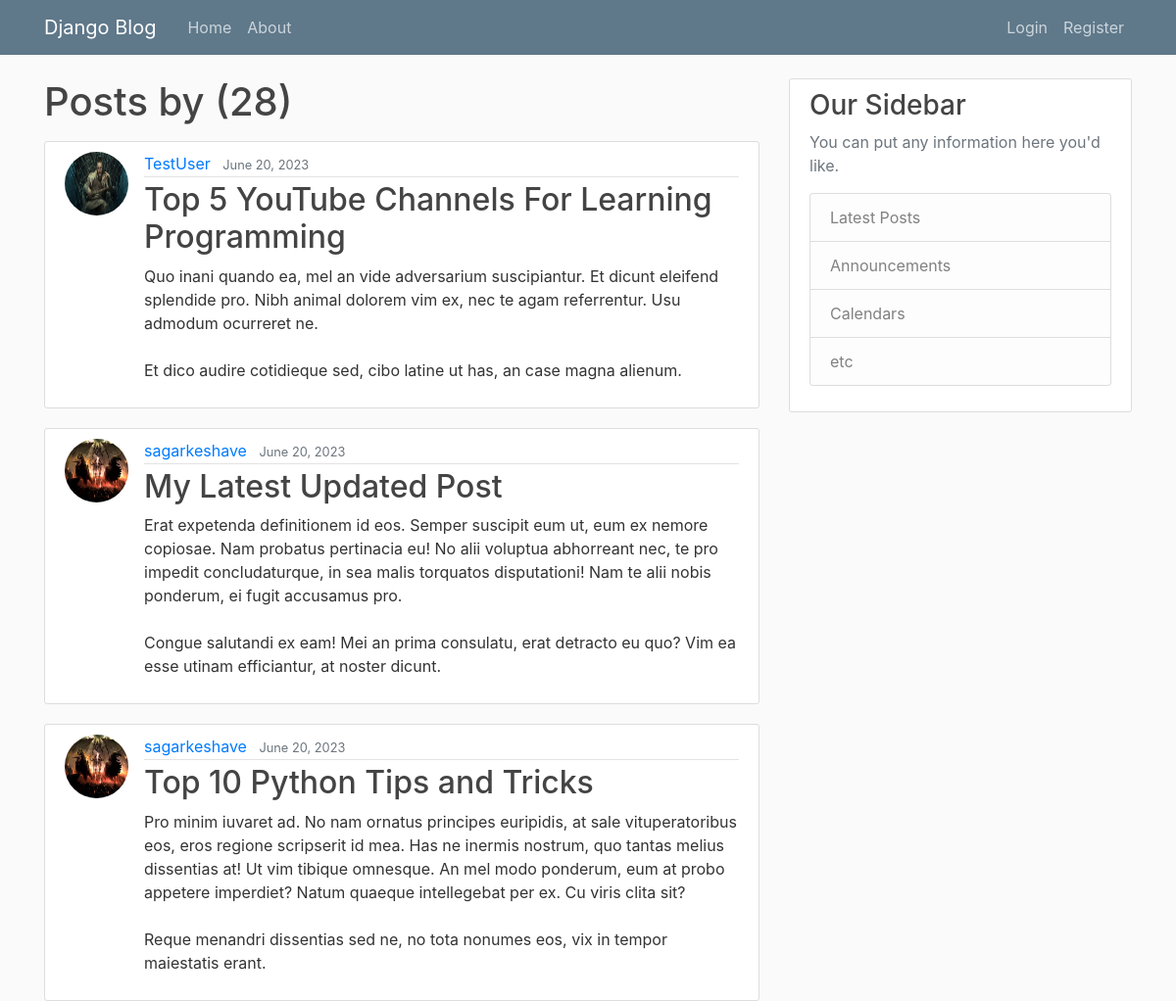
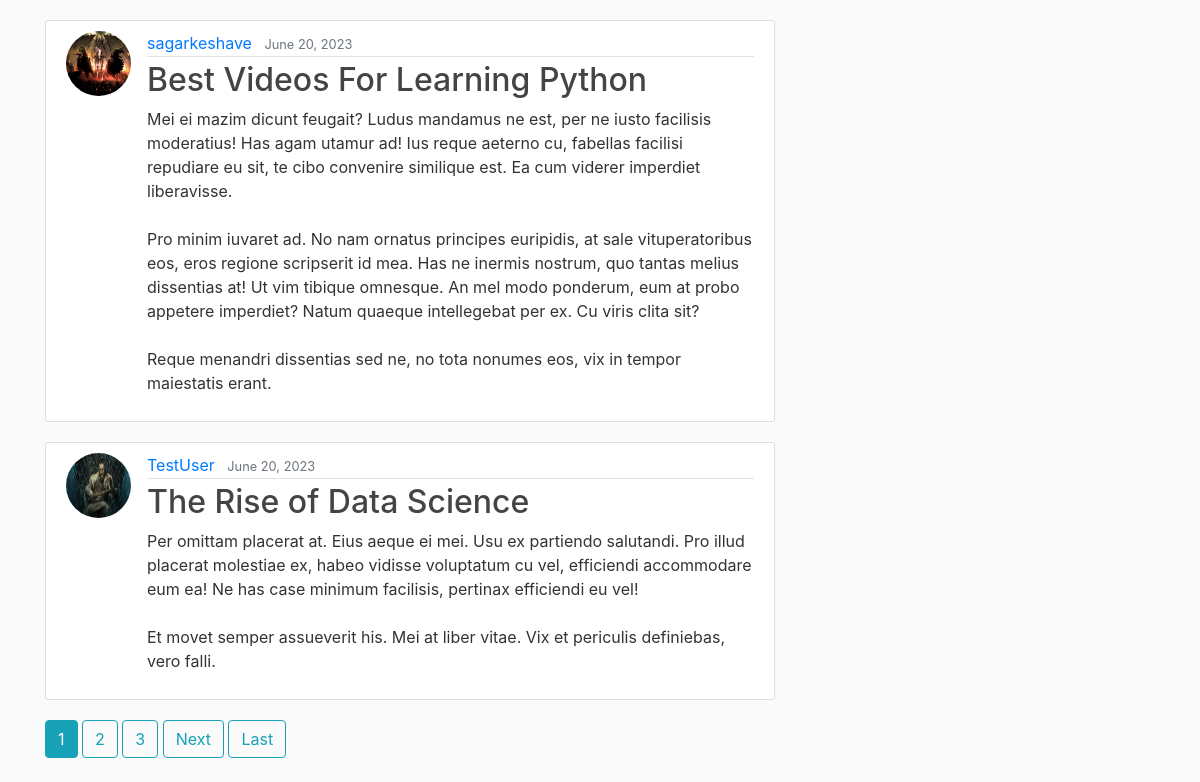
The page / on the database its author committed (2 pictures, top to bottom).
### blog/models.py (models this page shows, shortened)
class Post(models.Model):
    title = models.CharField(max_length=100)
    content = models.TextField()
    date_posted = models.DateTimeField(default=timezone.now)
    author = models.ForeignKey(User, on_delete=models.CASCADE)

### users/models.py (models this page shows, shortened)
class Profile(models.Model):
    user = models.OneToOneField(User, on_delete=models.CASCADE)
    image = models.ImageField(default='default.jpg', upload_to='profile_pics')

### blog/views.py (the view)
# urls.py: path('', PostListView.as_view(), name='blog-home'),
class PostListView(ListView):
    model = Post
    template_name = 'blog/home.html'  # <app>/<model>_<viewtype>.html
    context_object_name = 'posts'
    ordering = ['-date_posted']
    paginate_by = 5

### blog/templates/blog/home.html (shortened to what this page needs)
{% extends "blog/base.html" %}
{% block content %}
    <h1 class="mb-3">Posts by {{ view.kwargs.username }} ({{ page_obj.paginator.count }})</h1>
    {% for post in posts %}
        <article class="media content-section">
          <img class="rounded-circle article-img" src="{{ post.author.profile.image.url }}">
          <div class="media-body">
            <div class="article-metadata">
              <a class="mr-2" href="{% url 'user-posts' post.author.username %}">{{ post.author }}</a>
              <small class="text-muted">{{ post.date_posted|date:"F d, Y" }}</small>
            </div>
            <h2><a class="article-title" href="{% url 'post-detail' post.id %}">{{ post.title }}</a></h2>
            <p class="article-content">{{ post.content }}</p>
          </div>
        </article>
    {% endfor %}
    {% if is_paginated %}
      {% for num in page_obj.paginator.page_range %}
        {% if page_obj.number == num %}
          <a class="btn btn-info mb-4" href="?page={{ num }}">{{ num }}</a>
        {% elif num > page_obj.number|add:'-3' and num < page_obj.number|add:'3' %}
          <a class="btn btn-outline-info mb-4" href="?page={{ num }}">{{ num }}</a>
        {% endif %}
      {% endfor %}
      {% if page_obj.has_next %}
        <a class="btn btn-outline-info mb-4" href="?page={{ page_obj.next_page_number }}">Next</a>
        <a class="btn btn-outline-info mb-4" href="?page={{ page_obj.paginator.num_pages }}">Last</a>
      {% endif %}
    {% endif %}
{% endblock content %}

### blog/templates/blog/base.html (shortened to what this page needs)
{% load static %}
<!DOCTYPE html>
<html>
<head>
    <link rel="stylesheet" href="https://maxcdn.bootstrapcdn.com/bootstrap/4.0.0/css/bootstrap.min.css">
    <link rel="stylesheet" type="text/css" href="{% static 'blog/main.css' %}">
</head>
<body>
    <header class="site-header">
      <nav class="navbar navbar-expand-md navbar-dark bg-steel fixed-top">
        <div class="container">
          <a class="navbar-brand mr-4" href="{% url 'blog-home' %}">Django Blog</a>
          <div class="collapse navbar-collapse" id="navbarToggle">
            <div class="navbar-nav mr-auto">
              <a class="nav-item nav-link" href="{% url 'blog-home' %}">Home</a>
              <a class="nav-item nav-link" href="{% url 'blog-about' %}">About</a>
            </div>
            <div class="navbar-nav">
              {% if user.is_authenticated %}
                <a class="nav-item nav-link" href="{% url 'post-create' %}">New Post</a>
                <a class="nav-item nav-link" href="{% url 'profile' %}">Profile</a>
                <a class="nav-item nav-link" href="{% url 'logout' %}">Logout</a>
              {% else %}
                <a class="nav-item nav-link" href="{% url 'login' %}">Login</a>
                <a class="nav-item nav-link" href="{% url 'register' %}">Register</a>
              {% endif %}
            </div>
          </div>
        </div>
      </nav>
    </header>
    <main role="main" class="container">
      <div class="row">
        <div class="col-md-8">
          {% block content %}{% endblock %}
        </div>
        <div class="col-md-4">
          <div class="content-section">
            <h3>Our Sidebar</h3>
            <p class='text-muted'>You can put any information here you'd like.
              <ul class="list-group">
                <li class="list-group-item list-group-item-light">Latest Posts</li>
                <li class="list-group-item list-group-item-light">Announcements</li>
                <li class="list-group-item list-group-item-light">Calendars</li>
                <li class="list-group-item list-group-item-light">etc</li>
              </ul>
            </p>
          </div>
        </div>
      </div>
    </main>
</body>
</html>

### blog/static/blog/main.css (style rules this page uses)
body { background: #fafafa; color: #333333; margin-top: 5rem; }
h1, h2, h3, h4, h5, h6 { color: #444444; }
ul { margin: 0; }
.bg-steel { background-color: #5f788a; }
.site-header .navbar-nav .nav-link { color: #cbd5db; }
.content-section { background: #ffffff; padding: 10px 20px; border: 1px solid #dddddd; border-radius: 3px; margin-bottom: 20px; }
.article-title { color: #444444; }
.article-content { white-space: pre-line; }
.article-img { height: 65px; width: 65px; margin-right: 16px; }
.article-metadata { padding-bottom: 1px; margin-bottom: 4px; border-bottom: 1px solid #e3e3e3 }

### rows shown on the page
Post: author.profile.image (placeholder picture), author "TestUser", date_posted "June 20, 2023", title "Top 5 YouTube Channels For Learning Programming", content "Quo inani quando ea, mel an vide adversarium suscipiantur. Et dicunt eleifend splendide pro. Nibh animal dolorem vim ex, nec te agam referrentur. Usu admodum ocurreret ne. Et dico audire cotidieque sed, cibo latine ut has, an case magna alienum."
Post: author.profile.image (picture), author "sagarkeshave", date_posted "June 20, 2023", title "My Latest Updated Post", content "Erat expetenda definitionem id eos. Semper suscipit eum ut, eum ex nemore copiosae. Nam probatus pertinacia eu! No alii voluptua abhorreant nec, te pro impedit concludaturque, in sea malis torquatos disputationi! Nam te alii nobis ponderum, ei fugit accusamus pro. Congue salutandi ex eam! Mei an prima consulatu, erat detracto eu quo? Vim ea esse utinam efficiantur, at noster dicunt."
Post: author.profile.image (picture), author "sagarkeshave", date_posted "June 20, 2023", title "Top 10 Python Tips and Tricks", content "Pro minim iuvaret ad. No nam ornatus principes euripidis, at sale vituperatoribus eos, eros regione scripserit id mea. Has ne inermis nostrum, quo tantas melius dissentias at! Ut vim tibique omnesque. An mel modo ponderum, eum at probo appetere imperdiet? Natum quaeque intellegebat per ex. Cu viris clita sit? Reque menandri dissentias sed ne, no tota nonumes eos, vix in tempor maiestatis erant."
Post: author.profile.image (picture), author "sagarkeshave", date_posted "June 20, 2023", title "Best Videos For Learning Python", content "Mei ei mazim dicunt feugait? Ludus mandamus ne est, per ne iusto facilisis moderatius! Has agam utamur ad! Ius reque aeterno cu, fabellas facilisi repudiare eu sit, te cibo convenire similique est. Ea cum viderer imperdiet liberavisse. Pro minim iuvaret ad. No nam ornatus principes euripidis, at sale vituperatoribus eos, eros regione scripserit id mea. Has ne inermis nostrum, quo tantas melius dissentias at! Ut vim tibique omnesque. An mel modo ponderum, eum at probo appetere imperdiet? Natum quaeque intellegebat per ex. Cu viris clita sit? Reque menandri dissentias sed ne, no tota nonumes eos, vix in tempor maiestatis erant."
Post: author.profile.image (placeholder picture), author "TestUser", date_posted "June 20, 2023", title "The Rise of Data Science", content "Per omittam placerat at. Eius aeque ei mei. Usu ex partiendo salutandi. Pro illud placerat molestiae ex, habeo vidisse voluptatum cu vel, efficiendi accommodare eum ea! Ne has case minimum facilisis, pertinax efficiendi eu vel! Et movet semper assueverit his. Mei at liber vitae. Vix et periculis definiebas, vero falli."

### other values the page prints
{{ page_obj.paginator.count }} "28"
{{ num }} "1"
{{ num }} "2" "3"
